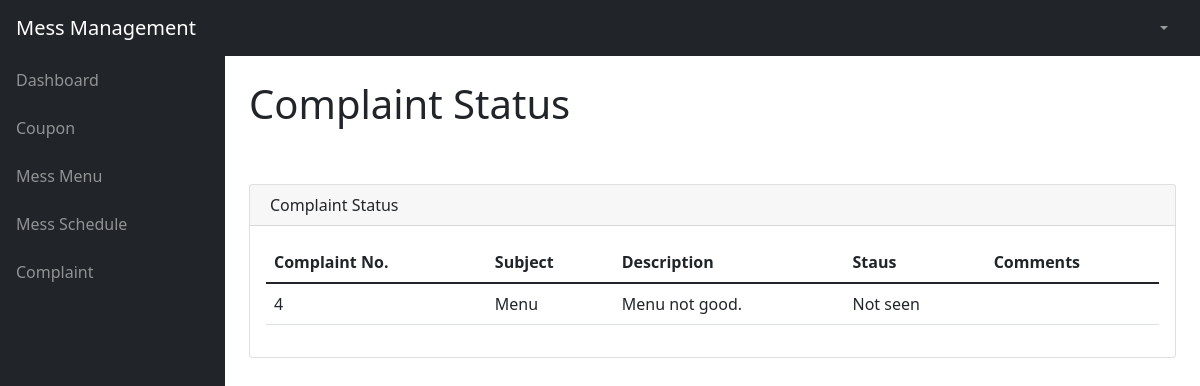
/complaintstatus/ (signed in), run on the app's committed database.
### database/models.py (models this page shows)
class ComplaintRecord(models.Model):
    Complaint_ID = models.AutoField(primary_key=True)
    Student = models.ForeignKey(Student, on_delete=models.CASCADE)
    Date = models.DateField(default=date.today)
    Subject=models.TextField(max_length=50, default="")
    Description = models.TextField(max_length=200)
    Status = models.CharField(max_length=20, choices=Status_choices ,default='Not seen')
    Comments = models.CharField(max_length=30, default="", blank=True)

### mess/views.py (the view)
# urls.py: path('complaintstatus/', views.complaintstatus),
@login_required
def complaintstatus(request):
    u = Student.objects.get(roll_num=request.user.id)
    if(ComplaintRecord.objects.filter(Student=u).exists()):
        complaints= (ComplaintRecord.objects.filter(Student=u).values())
        context={'complaints': complaints}
    else:
        messages.info(request, 'No complaints registered')
        complaints= [{'Complaint_ID': '-', 'Subject':'-', 'Description':'-', 'Status':'-', 'Comments':'-'}]
        context={'complaints': complaints}
    return render(request, "complaint_status.html", context)

### templates/complaint_status.html (shortened to what this page needs)
{%include "header.html"%}
            <div id="layoutSidenav_content">
                <main>
                    <div class="container-fluid px-4">
                        <h1 class="mt-4">Complaint Status</h1>
                        <br>
                        <br>
                        <div class="card mb-4">
                            <div class="card-header">
                                Complaint Status
                            </div>
                            <div class="card-body">
                                <table class="table table-hover">
                                    <thead>
                                        <tr>
                                            <th>Complaint No.</th>
                                            <th>Subject</th>
                                            <th>Description</th>
                                            <th>Staus</th>
                                            <th>Comments</th>
                                        </tr>
                                    </thead>
                                    <tbody>
                                        {% for n in complaints%}
                                        <tr>
                                            <td>{{n.Complaint_ID}}</td>
                                            <td>{{n.Subject}}</td>
                                            <td>{{n.Description}}</td>
                                            <td>{{n.Status}}</td>
                                            <td>{{n.Comments}}</td>
                                        </tr>
                                       {% endfor %}
                                    </tbody>
                                </table>
                            </div>
                        </div>
                    </div>
                </main>
            </div>
        </div>
        {%include "footer.html"%}

### data on the page
ComplaintRecord: Complaint_ID "4", Subject "Menu", Description "Menu not good.", Status "Not seen"
